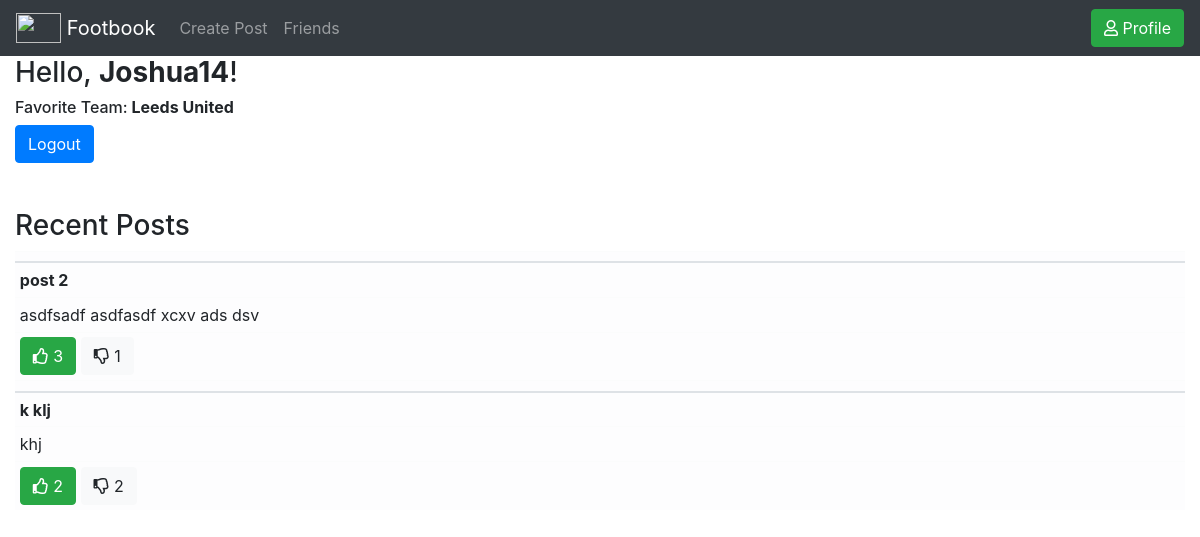
The app's page /profile (signed in), older data.
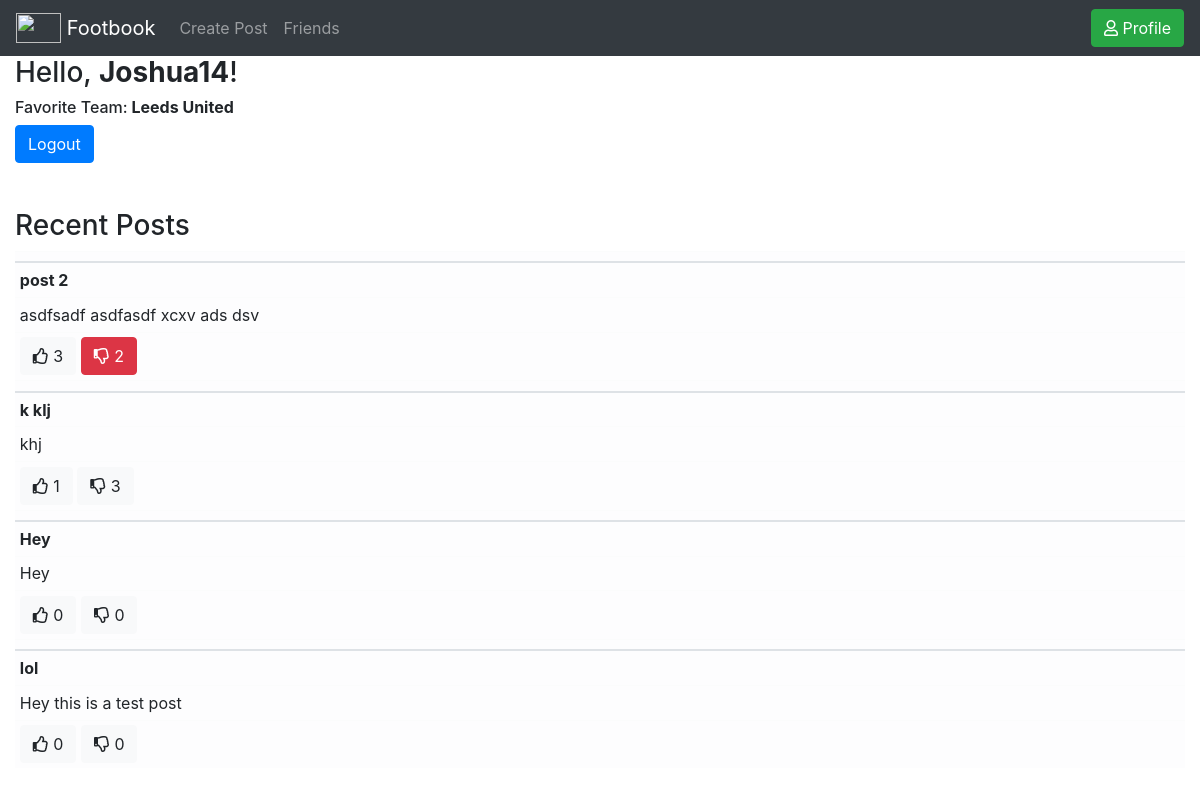
The same page, newer data.
### app/models.py (models this page shows)
class Post(db.Model):
    id = db.Column(db.Integer, primary_key=True) #primary key
    title = db.Column(db.String(200), nullable=False) #string max char length 200
    description = db.Column(db.String(1000), nullable=False) #string max char length 1000
    likes = db.relationship('User', secondary=Likes, backref='liked')
    dislikes = db.relationship('User', secondary=Dislikes, backref='disliked')
    user_id = db.Column(db.Integer, db.ForeignKey('user.id'),nullable=False)

### app/views.py (the view, shortened to what this page needs)
@app.route('/profile', methods=['GET', 'POST'])
@login_required
def profile():
    posts = models.Post.query.filter_by(user=current_user)
    return render_template('profile.html', username=current_user.username, posts=posts)

### app/__init__.py (called while the page is built)
@login_manager.user_loader
def load_user(user_id):
    return User.query.get(int(user_id))

### app/templates/profile.html
{% extends "base.html" %}
{% block content %}
<h3 class="title">
  Hello, <b>{{ username }}</b>!
</h3>
<h6>Favorite Team:<b> {{ current_user.team }}</b><h6>
<form action="" method="post" name="logout">
    <input type="submit" class="btn btn-primary" value="Logout" name = "logout">
</form>
<br></br>
<h3>Recent Posts</h3>
<table class = "table table-sm">
    {% for post in posts %}
    <thead class = "table-light">
        <th></th>
        <tr>
            <td><b>{{post.title}}</b></td>
        </tr>
        <tr>
            <td>{{post.description}}</td>
        </tr>
        <tr>
            <td>
                {% if post not in current_user.liked %}
                <button class="btn btn-light" name="like" value={{post.id}} id=like{{post.id}}><i class="far fa-thumbs-up"></i> {{(post.likes| length)}} </button>
                {% else %}
                <button class="btn btn-success" name="like" value={{post.id}} id=like{{post.id}}><i class="far fa-thumbs-up"></i> {{(post.likes| length)}} </button>
                {% endif %}
                {% if post not in current_user.disliked %}
                <button class="btn btn-light" name="dislike" value={{post.id}} id=dislike{{post.id}}><i class="far fa-thumbs-down"></i> {{(post.dislikes| length)}} </button>
                {% else %}
                <button class="btn btn-danger" name="dislike" value={{post.id}} id=dislike{{post.id}}><i class="far fa-thumbs-down"></i> {{(post.dislikes| length)}} </button>
                {% endif %}
            </td>
        </tr>
    </thead>
    {% endfor %}
    </table>
    {% endblock %}

Row changes from the older to the newer data that the page shows:
computed for Post "post 2": dislikes "1" → "2"
computed for Post "k klj": dislikes "2" → "3"; likes "2" → "1"
added Post: title "Hey", description "Hey", {{ post.id }} 6 (drawn), likes "0", dislikes "0"
added Post: title "lol", description "Hey this is a test post", {{ post.id }} 7 (drawn), likes "0", dislikes "0"
